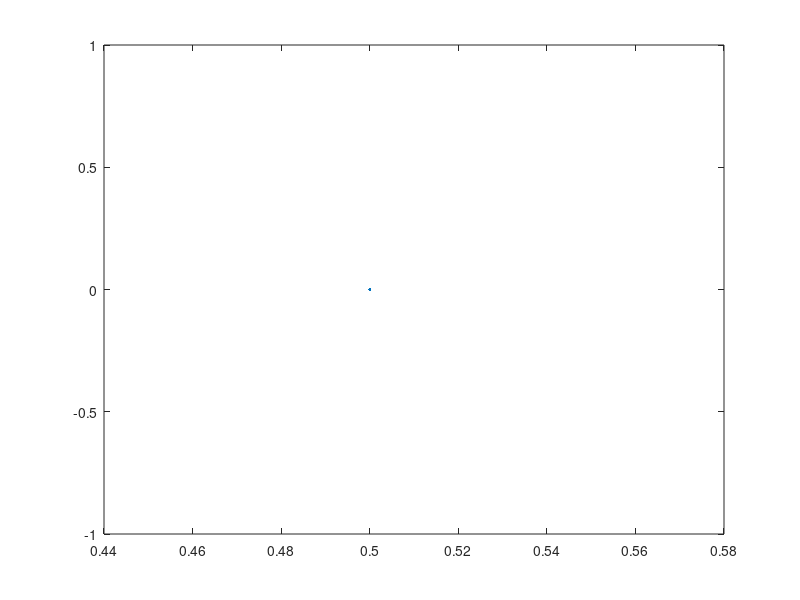

Recreate this plot in MATLAB. (Note: this script raises an error after producing the figure.)
i = 10;

block_legth = zeros(i + 1);

block_legth(1) = 0;

for k=1:i
    block_legth(i+1) = 2^k;
end

plot(0.5,0);
hold on;

for j = 1:i
    plot(channel_polarization(j,0.5),2^j);
    hold on;
end